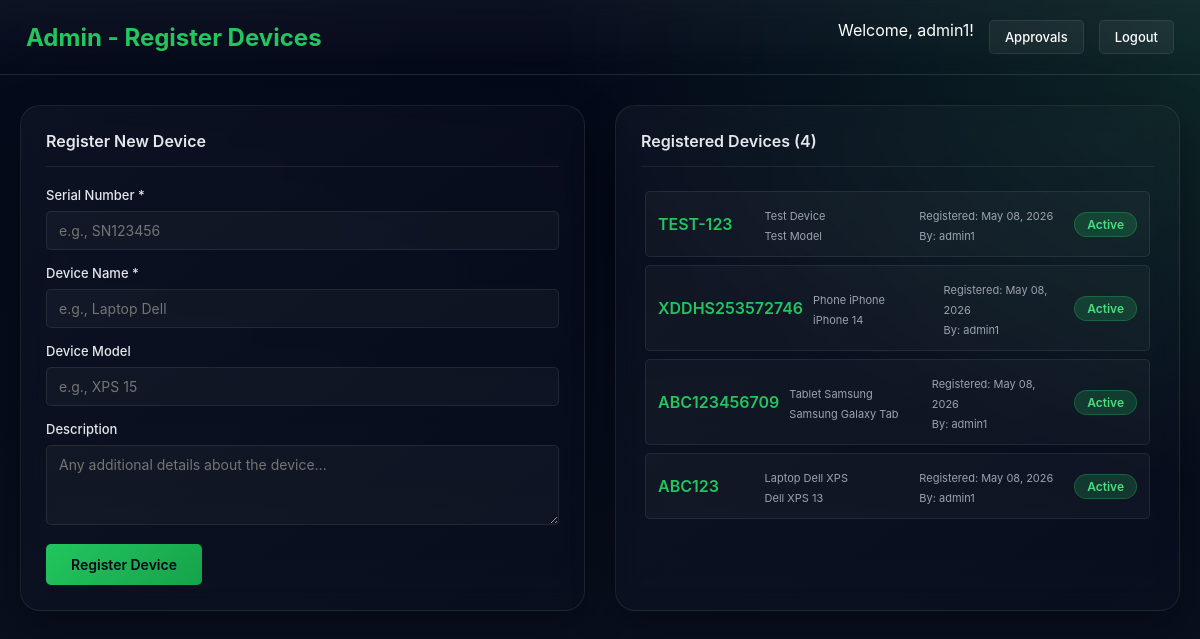
/register-device/ (signed in), run on the app's committed database.
### monitor/models.py (models this page shows, shortened)
class RegisteredDevice(models.Model):
    serial_number = models.CharField(max_length=120, unique=True)
    device_name = models.CharField(max_length=200)
    device_model = models.CharField(max_length=200, blank=True)
    description = models.TextField(blank=True)
    registered_by = models.ForeignKey(User, on_delete=models.SET_NULL, null=True, blank=True, related_name='registered_devices')
    registered_date = models.DateTimeField(auto_now_add=True)
    is_active = models.BooleanField(default=True)
    class Meta:
        verbose_name = 'Registered Device'
        verbose_name_plural = 'Registered Devices'

### monitor/views.py (the view, shortened to what this page needs)
# urls.py: path('register-device/', views.register_device, name='register_device'),
@login_required(login_url='login')
@role_required('ADMIN')
def register_device(request):
    registered_devices = RegisteredDevice.objects.all().order_by('-registered_date')
    return render(request, 'register_device.html', {
        'registered_devices': registered_devices
    })

### monitor/templates/register_device.html (shortened to what this page needs)
<!DOCTYPE html>
<html lang="en">
<head>
</head>
<body>
    <header>
        <h1>Admin - Register Devices</h1>
        <div class="header-actions">
            <span>Welcome, {{ user.get_full_name|default:user.username }}!</span>
            <a href="{% url 'admin_approvals' %}">Approvals</a>
            <a href="{% url 'logout' %}">Logout</a>
        </div>
    </header>
    <div class="container">
        <div class="dashboard-grid">
            <div class="card">
                <h2>Register New Device</h2>
                <form method="POST">
                    <div class="form-group">
                        <label for="serial_number">Serial Number *</label>
                        <input type="text" id="serial_number" name="serial_number" required placeholder="e.g., SN123456">
                    </div>
                    <div class="form-group">
                        <label for="device_name">Device Name *</label>
                        <input type="text" id="device_name" name="device_name" required placeholder="e.g., Laptop Dell">
                    </div>
                    <div class="form-group">
                        <label for="device_model">Device Model</label>
                        <input type="text" id="device_model" name="device_model" placeholder="e.g., XPS 15" optional>
                    </div>
                    <div class="form-group">
                        <label for="description">Description</label>
                        <textarea id="description" name="description" placeholder="Any additional details about the device..."></textarea>
                    </div>
                    <button type="submit" class="submit-btn">Register Device</button>
                </form>
            </div>
            <div class="card">
                <h2>Registered Devices ({{ registered_devices|length }})</h2>
                <div class="device-list">
                    {% if registered_devices %}
                        {% for device in registered_devices %}
                        <div class="device-row">
                            <div>
                                <strong>{{ device.serial_number }}</strong>
                            </div>
                            <div>
                                <small>{{ device.device_name }}</small>
                                {% if device.device_model %}
                                <br><small style="color: #9ca3af;">{{ device.device_model }}</small>
                                {% endif %}
                            </div>
                            <div>
                                <small>Registered: {{ device.registered_date|date:"M d, Y" }}</small>
                                <br><small style="color: #9ca3af;">By: {{ device.registered_by.username }}</small>
                            </div>
                            <div>
                                <span class="status-badge">{% if device.is_active %}Active{% else %}Inactive{% endif %}</span>
                            </div>
                        </div>
                        {% endfor %}
                    {% else %}
                        <div class="empty-message">
                            <p>No devices registered yet</p>
                        </div>
                    {% endif %}
                </div>
            </div>
        </div>
    </div>
</body>
</html>

### monitor/templates/register_device.html (style rules this page uses)
:root { --bg-1: #020617; --bg-2: #0b1220; --card: rgba(2, 6, 23, .75); --card-light: rgba(255,255,255,.03); --text: #e5e7eb; --muted: #9ca3af; --accent: #22c55e; --danger: #ef4444; --warn: #facc15; --border: rgba(255,255,255,.08); --blur: blur(12px); }
* { margin: 0; padding: 0; box-sizing: border-box; font-family: Inter, system-ui, -apple-system, Segoe UI, Roboto, Ubuntu, Arial, sans-serif; }
body { color: var(--text); background: radial-gradient(1200px 600px at -20% -20%, #1e293b33, transparent), radial-gradient(900px 500px at 120% 0%, #4ade8033, transparent), linear-gradient(180deg, var(--bg-1), var(--bg-2)); min-height: 100vh; }
header { backdrop-filter: var(--blur); border-bottom: 1px solid var(--border); background: linear-gradient(180deg, rgba(255,255,255,.04), rgba(255,255,255,0)); color: white; padding: 20px 26px; display: flex; justify-content: space-between; align-items: center; }
header h1 { font-size: 24px; font-weight: 700; color: var(--accent); }
.header-actions { display: flex; gap: 15px; }
.header-actions a { color: white; text-decoration: none; padding: 8px 15px; border-radius: 5px; border: 1px solid var(--border); background: rgba(255, 255, 255, 0.05); transition: all 0.3s ease; font-size: 13px; font-weight: 500; }
.container { max-width: 1200px; margin: 30px auto; padding: 0 20px; }
.dashboard-grid { display: grid; grid-template-columns: 1fr 1fr; gap: 30px; }
.card { border: 1px solid var(--border); border-radius: 20px; padding: 25px; background: linear-gradient(145deg, var(--card-light), rgba(255,255,255,0)); backdrop-filter: var(--blur); box-shadow: 0 16px 40px rgba(0,0,0,.35); }
.card h2 { color: var(--text); margin-bottom: 20px; padding-bottom: 15px; border-bottom: 1px solid var(--border); font-size: 16px; font-weight: 600; }
.form-group { margin-bottom: 15px; }
.form-group label { display: block; margin-bottom: 8px; color: var(--text); font-weight: 500; font-size: 13px; }
.form-group input, .form-group textarea { width: 100%; padding: 10px 12px; border: 1px solid var(--border); border-radius: 5px; font-family: inherit; font-size: 14px; background: rgba(255,255,255,.03); color: var(--text); transition: all 0.3s ease; }
.form-group textarea { resize: vertical; min-height: 80px; }
.submit-btn { background: linear-gradient(135deg, var(--accent) 0%, #16a34a 100%); color: #020617; border: none; padding: 12px 25px; border-radius: 5px; cursor: pointer; font-weight: 600; font-size: 14px; transition: all 0.3s ease; }
.device-list { max-height: 500px; overflow-y: auto; padding: 4px; }
.device-row { padding: 12px; background: rgba(255,255,255,.03); border: 1px solid var(--border); border-radius: 5px; display: grid; grid-template-columns: 1fr 1.5fr 1.5fr auto; gap: 10px; align-items: center; margin-bottom: 8px; transition: all 0.3s ease; }
.device-row strong { color: var(--accent); font-weight: 600; }
.device-row small { color: var(--muted); font-size: 11px; }
.device-row:last-child { margin-bottom: 0; }
.status-badge { display: inline-block; padding: 4px 12px; border-radius: 20px; font-size: 12px; font-weight: 600; background: rgba(34,197,94,.2); color: #4ade80; border: 1px solid rgba(34,197,94,.3); }

### data on the page
RegisteredDevice: serial_number "TEST-123", device_name "Test Device", device_model "Test Model", registered_date "May 08, 2026", registered_by.username "admin1", is_active "Active"
RegisteredDevice: serial_number "XDDHS253572746", device_name "Phone iPhone", device_model "iPhone 14", registered_date "May 08, 2026", registered_by.username "admin1", is_active "Active"
RegisteredDevice: serial_number "ABC123456709", device_name "Tablet Samsung", device_model "Samsung Galaxy Tab", registered_date "May 08, 2026", registered_by.username "admin1", is_active "Active"
RegisteredDevice: serial_number "ABC123", device_name "Laptop Dell XPS", device_model "Dell XPS 13", registered_date "May 08, 2026", registered_by.username "admin1", is_active "Active"

### other printed values
{{ user.get_full_name|default:user.username }} "admin1"
{{ registered_devices|length }} "4"
